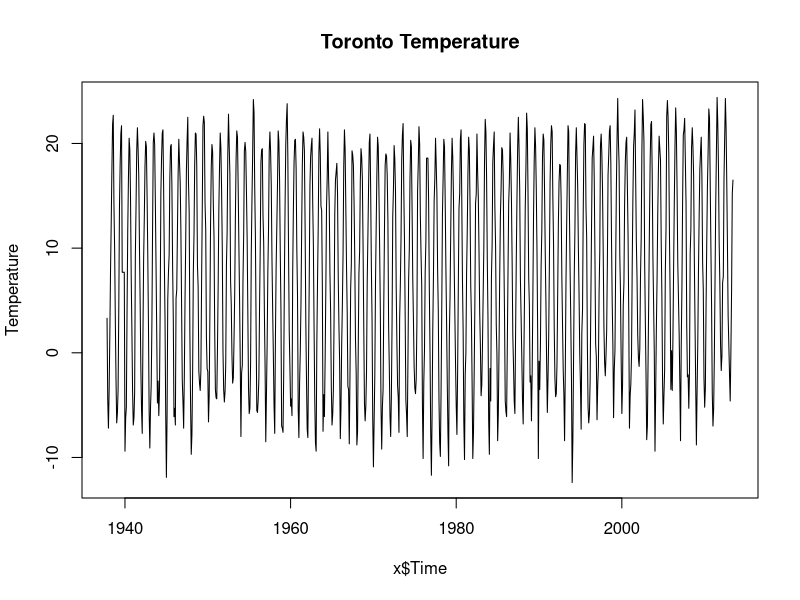
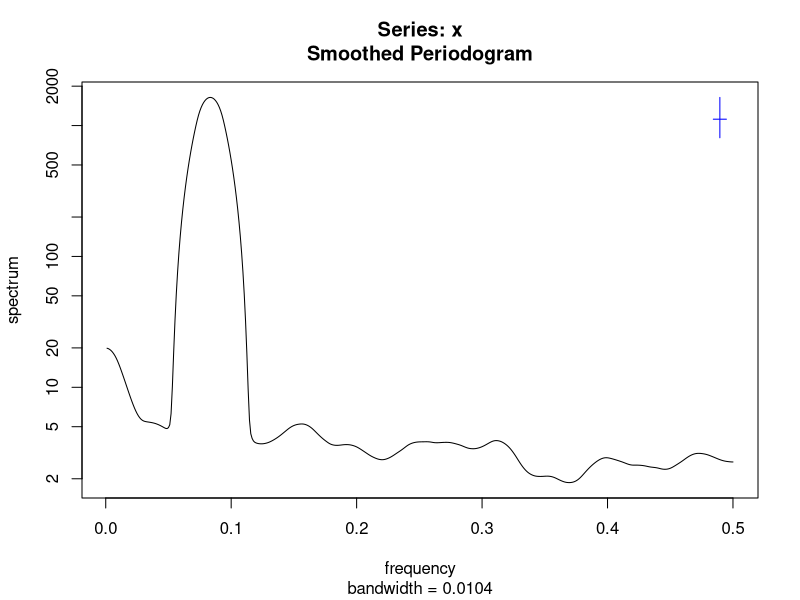
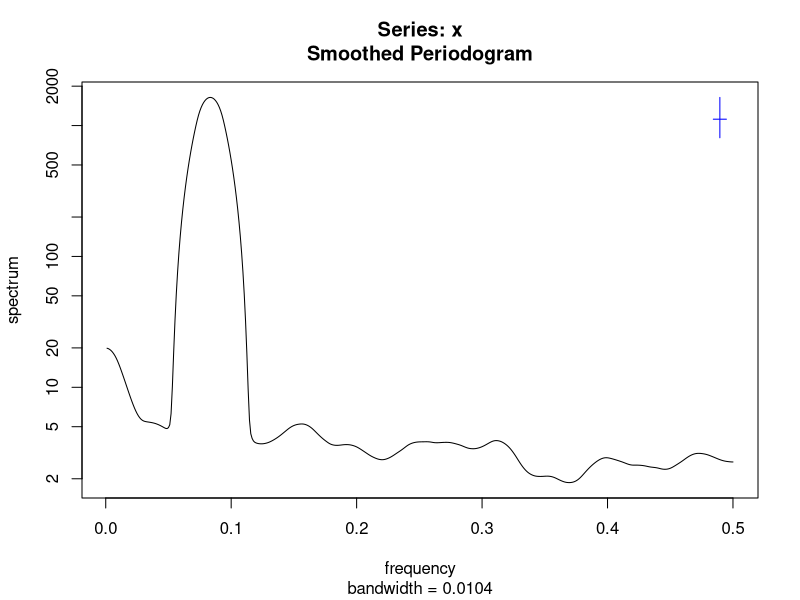
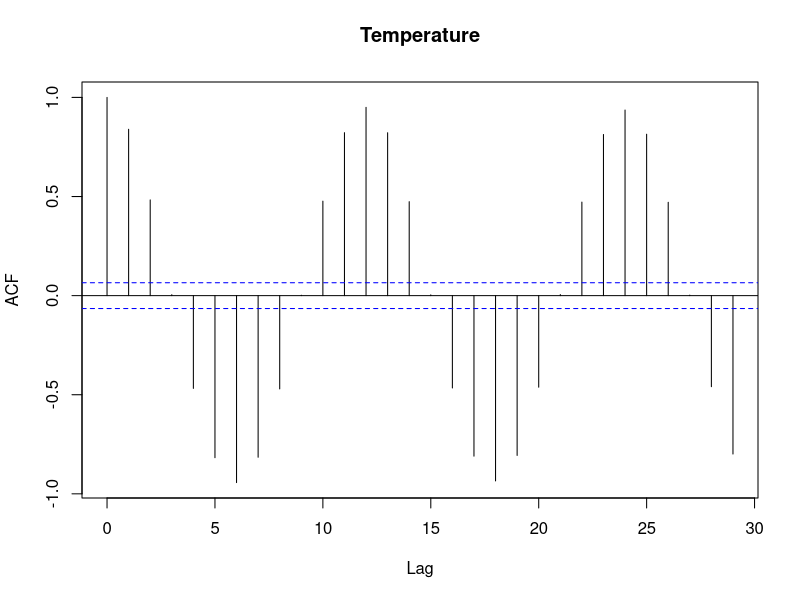
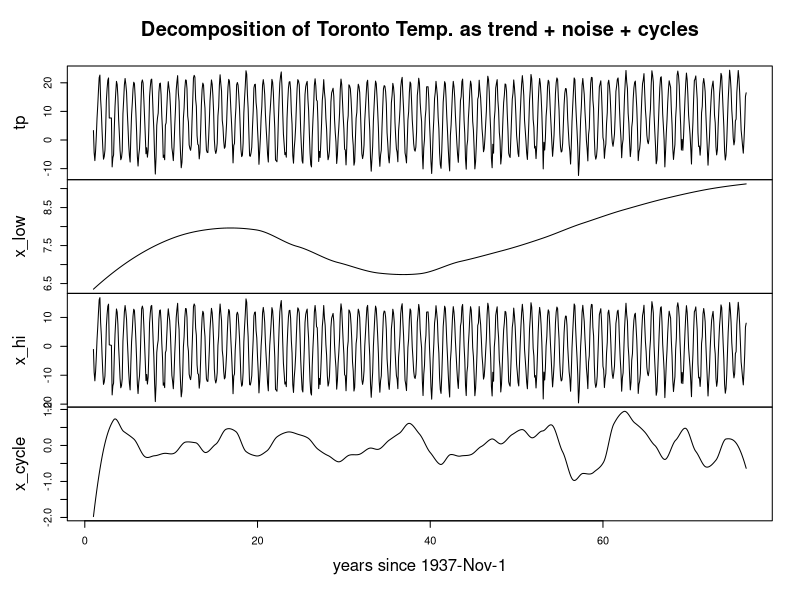
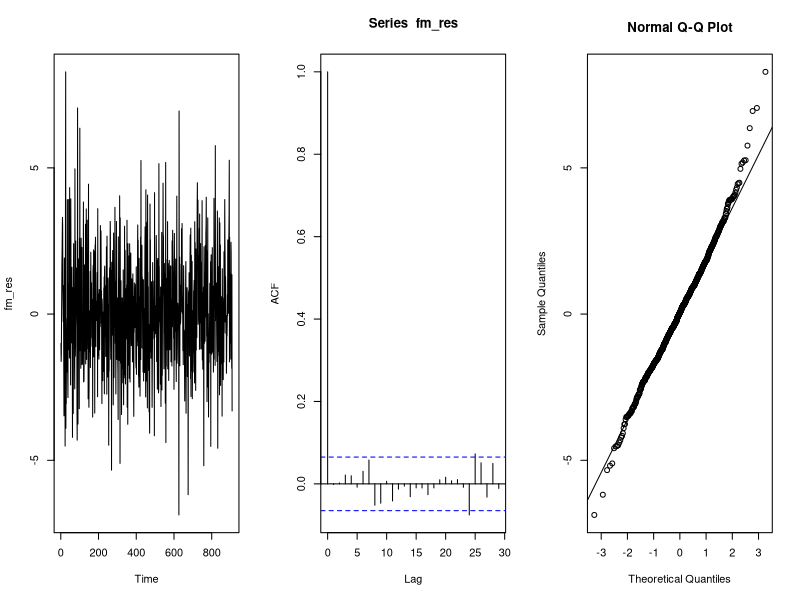

These figures' R source, in order:
## ---- chunk 1
knitr::opts_chunk$set(echo = TRUE)
## ---- chunk 2
x<-read.csv("Toronto_temp_data.csv")
x<-x[1:908,]
tp<-x$Mean.Temp[1:908]
head(tp,20)
## ---- chunk 3
summary(tp)
## ---- chunk 4
tp[which(is.na(tp))]<-mean(tp,na.rm=TRUE)
plot(tp~x$Time,type="l",ylab = "Temperature", main="Toronto Temperature")
spectrum(tp,spans=c(20,20,20))
sm<-spectrum(tp,spans=c(20,20,20))
sm$freq[which.max(sm$spec)]
## ---- chunk 5
acf(tp, main="Temperature")
## ---- chunk 6
x_low<-ts(loess(tp~x$Time,span=0.5)$fitted,frequency = 12)
x_hi<-ts(tp - loess(tp~x$Time,span=0.1)$fitted,frequency = 12)
x_cycle<- tp - x_low - x_hi
plot(ts.union(tp,x_low,x_hi,x_cycle),main='Decomposition of Toronto Temp. as trend + noise + cycles',xlab='years since 1937-Nov-1')
## ---- chunk 7
aic_table<-function(data,P,Q){
  table<-matrix(NA,(P+1),(Q+1))
  for(p in 0:P){
    for(q in 0:Q){
      table[p+1,q+1] <-arima(data,order=c(p,0,q))$aic
    }
  }
  dimnames(table)<-list(paste("AR",0:P,sep=" "),paste("MA",0:Q,sep=" "))
  table
}
temp_aic<-aic_table(tp,3,5)
require(knitr)
kable(temp_aic,digits=2)
## ---- chunk 8
arma24<-arima(tp,order = c(2,0,4))
arma24
## ---- chunk 9
ar_roots<-polyroot(c(1,-coef(arma24)[c("ar1","ar2")]))
ma_roots<-polyroot(c(1,-coef(arma24)[c("ma1","ma2","ma3","ma4")]))
ar_roots
ma_roots
## ---- chunk 10
sarma24100<-arima(tp,order=c(2,0,4),seasonal = list(order=c(1,0,0),period=12))
sarma24001<-arima(tp,order=c(2,0,4),seasonal = list(order=c(0,0,1),period=12))
sarma24101<-arima(tp,order=c(2,0,4),seasonal = list(order=c(1,0,1),period=12))
sarma24010<-arima(tp,order=c(2,0,4),seasonal = list(order=c(0,1,0),period=12))
sarma24100$aic
sarma24001$aic
sarma24101$aic
sarma24010$aic
## ---- chunk 11
fm_res<-sarma24101$residuals
par(mfrow=c(1,3))
plot(fm_res)
acf(fm_res)
qqnorm(fm_res)
qqline(fm_res)
